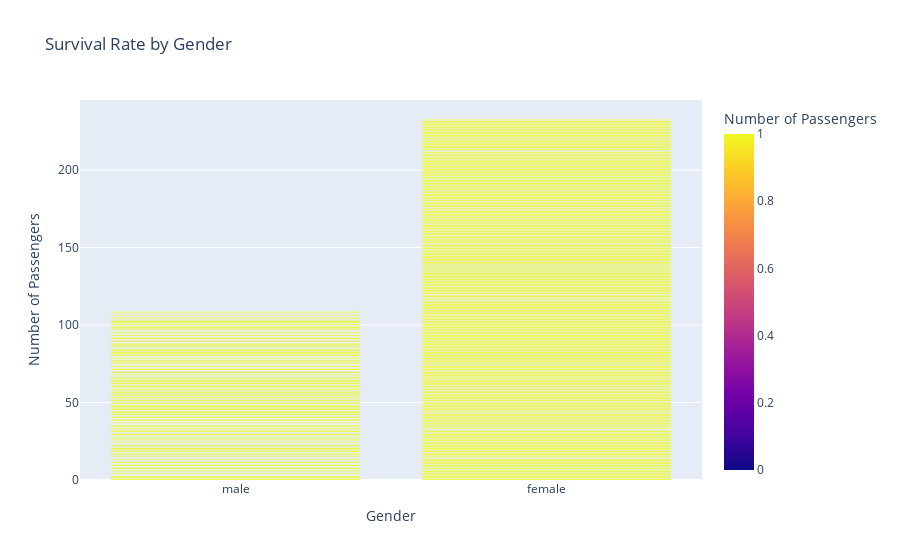

Source (notebook cell):
### Markdown cell above
#### Step 2: Create a bar plot to visualize the number of passengers who survived and did not survive, broken down by gender.

### Code cell
bar = px.bar(data, x = 'Sex', y = 'Survived', color='Survived', title= 'Survival Rate by Gender', barmode='relative', labels={'Sex': 'Gender', 'Survived': 'Number of Passengers'})
bar.show()

### Figure 1 — Plotly figure (JSON) as saved in the notebook; plotly's stock layout.template omitted (floating-point values rounded to 4 significant figures; data arrays with more than 128 entries replaced by an {"elided": "..."} marker saying what was removed)
{"data": [{"alignmentgroup": "True", "hovertemplate": "Gender=%{x}<br>Number of Passengers=%{marker.color}<extra></extra>", "legendgroup": "", "marker": {"color": {"elided": "891 int values"}, "coloraxis": "coloraxis", "pattern": {"shape": ""}}, "name": "", "offsetgroup": "", "orientation": "v", "showlegend": false, "textposition": "auto", "type": "bar", "x": {"elided": "891 str values"}, "xaxis": "x", "y": {"elided": "891 int values"}, "yaxis": "y"}], "layout": {"autosize": true, "barmode": "relative", "coloraxis": {"colorbar": {"title": {"text": "Number of Passengers"}}, "colorscale": [[0, "#0d0887"], [0.1111, "#46039f"], [0.2222, "#7201a8"], [0.3333, "#9c179e"], [0.4444, "#bd3786"], [0.5556, "#d8576b"], [0.6667, "#ed7953"], [0.7778, "#fb9f3a"], [0.8889, "#fdca26"], [1, "#f0f921"]]}, "legend": {"tracegroupgap": 0}, "title": {"text": "Survival Rate by Gender"}, "xaxis": {"anchor": "y", "autorange": true, "domain": [0, 1], "range": [-0.5, 1.5], "title": {"text": "Gender"}, "type": "category"}, "yaxis": {"anchor": "x", "autorange": true, "domain": [0, 1], "range": [0, 245.3], "title": {"text": "Number of Passengers"}, "type": "linear"}}}
